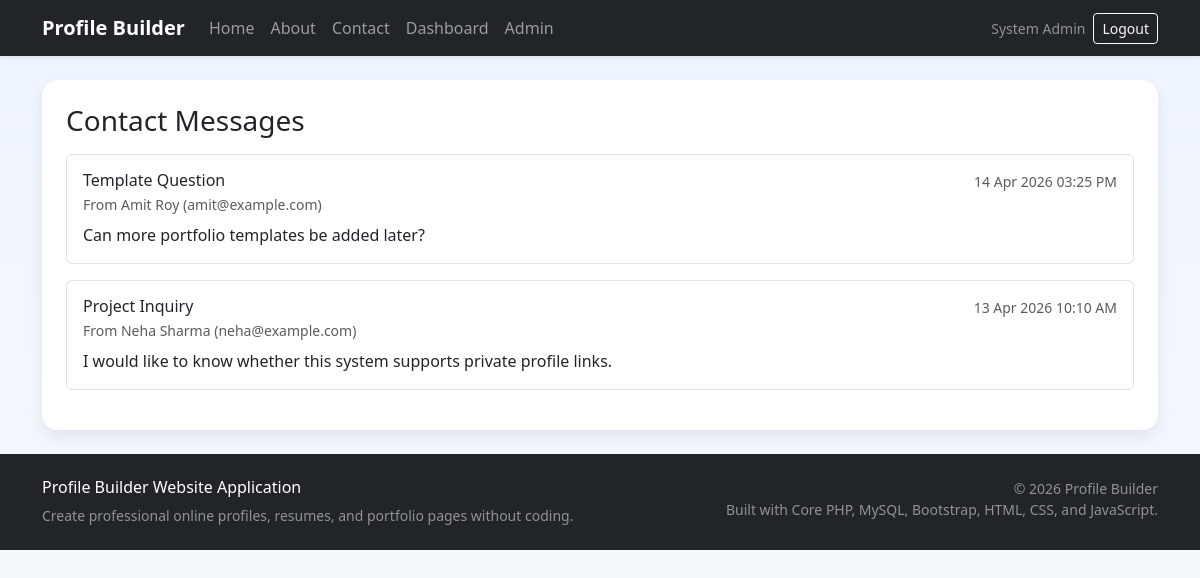
Page /admin/messages.php (signed in) on the committed database.
### tables this page shows
CREATE TABLE contact_messages (
    id INT AUTO_INCREMENT PRIMARY KEY,
    name VARCHAR(100) NOT NULL,
    email VARCHAR(120) NOT NULL,
    subject VARCHAR(150) NOT NULL,
    message TEXT NOT NULL,
    created_at TIMESTAMP NOT NULL DEFAULT CURRENT_TIMESTAMP
);

### includes/functions.php (called while the page is built, shortened)
<?php
require_once __DIR__ . '/../config/database.php';
function db(): PDO
{
    global $pdo;
    return $pdo;
}
function e(?string $value): string
{
    return htmlspecialchars((string) $value, ENT_QUOTES, 'UTF-8');
}

### admin/messages.php (the view, shortened to what this page needs)
<?php
$stmt = db()->query('SELECT * FROM contact_messages ORDER BY created_at DESC');
$messages = $stmt->fetchAll();
require_once __DIR__ . '/../includes/header.php';
?>
<div class="card content-card">
    <div class="card-body p-4">
        <h1 class="h3 mb-3">Contact Messages</h1>
        <?php foreach ($messages as $message): ?>
            <div class="border rounded p-3 mb-3">
                <div class="d-flex justify-content-between flex-wrap gap-2">
                    <div>
                        <h2 class="h6 mb-1"><?= e($message['subject']); ?></h2>
                        <div class="small text-muted">From <?= e($message['name']); ?> (<?= e($message['email']); ?>)</div>
                    </div>
                    <div class="small text-muted"><?= e(date('d M Y h:i A', strtotime($message['created_at']))); ?></div>
                </div>
                <p class="mb-0 mt-2"><?= nl2br(e($message['message'])); ?></p>
            </div>
        <?php endforeach; ?>
    </div>
</div>
<?php require_once __DIR__ . '/../includes/footer.php'; ?>

### assets/css/style.css (style rules this page uses)
:root { --primary-color: #0f4c81; --secondary-color: #1f2937; --accent-color: #f59e0b; --surface-color: #f8fafc; }
body { background: linear-gradient(180deg, #eef4ff 0%, #f8fafc 100%); color: #1f2937; min-height: 100vh; }
.form-card, .content-card { border: 0; border-radius: 1rem; box-shadow: 0 0.5rem 1rem rgba(15, 23, 42, 0.08); }

### rows in the picture
contact_messages: subject "Template Question", name "Amit Roy", email "amit@example.com", created_at "14 Apr 2026 03:25 PM", message "Can more portfolio templates be added later?"
contact_messages: subject "Project Inquiry", name "Neha Sharma", email "neha@example.com", created_at "13 Apr 2026 10:10 AM", message "I would like to know whether this system supports private profile links."

### other values in the picture
current_user()['name'] "System Admin"
